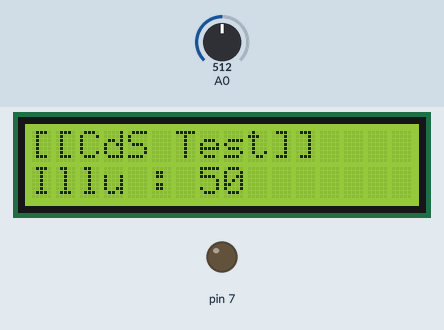
Bench run of a sketch on a simulated Arduino Uno, built with avr-gcc and run on an emulated ATmega328P. On the bench: 16×2 character LCD, output pins drawn as LEDs (lit = HIGH). The test bench sets the inputs (shaded band); at power-on: A0 = 512.

Above: at 1.2 s.
1.3 s: A0 set to 811
At 1.9 s:
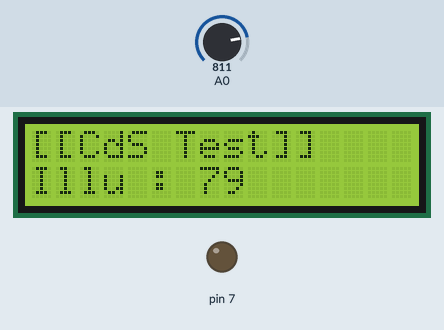
2.8 s: A0 set to 846
At 4.0 s:
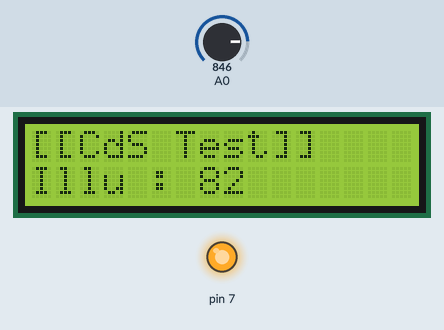
4.3 s: A0 set to 900
At 5.3 s:
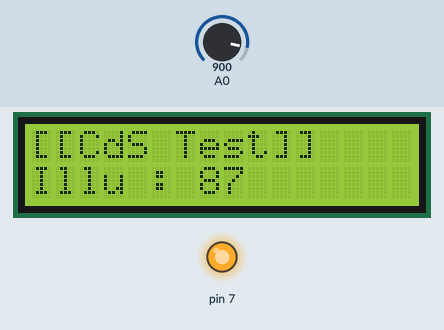
Timing chart, 0 to 7.3 s (numbered marks = the images above; inputs shaded):
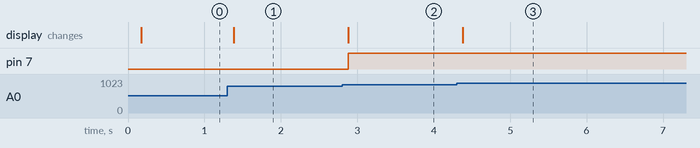

The sketch:

ex43_CdS_exercise.ino
```cpp
#include <MiniCom.h>
#include <Analog.h>
#include <LED.h>

LED led(7); // red light

MiniCom com;
Analog cds(A0, 0, 100);

void setup() {
  // put your setup code here, to run once:
  com.init();
  com.setInterval(100, check);
  com.print(0, "[[CdS Test]]");
}

void loop() {
  // put your main code here, to run repeatedly:
  com.run();
}

void check() {
  int value = cds.read();
  com.print(1, "Illu : ", value);

  led.setValue(value > 80);
}
```

Measured:
- the behaviour switches between 828 and 829 on A0 (found by bisection; images 1 and 2)
- after the input at 1.3 s, the display: changes after 0.08 s (image 1)
- after the input at 2.8 s, pin 7: LOW → HIGH after 0.08 s; the display: changes after 0.08 s (image 2)
- after the input at 4.3 s, the display: changes after 0.08 s (image 3)
